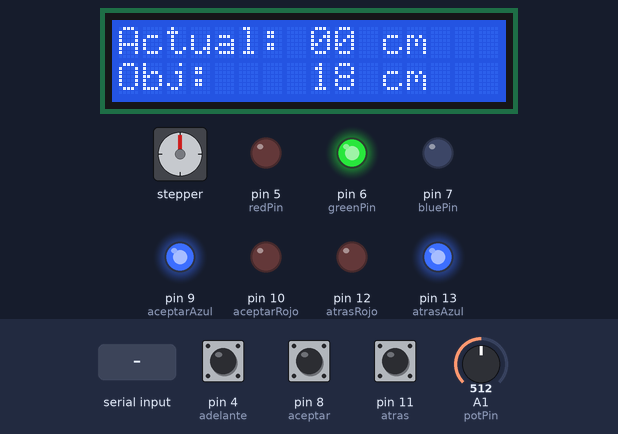
A sketch run on a simulated Arduino Uno, built with avr-gcc and run on an emulated ATmega328P. Parts: stepper motor, 16×2 character LCD, output pins drawn as LEDs (lit = HIGH). Wiring (inferred from the names in the program): stepper motor driver (198 steps per turn assumed): step pin 3; direction pin 2. The test bench sets the inputs (shaded band); at power-on: pin 8 (aceptar) HIGH, pin 4 (adelante) HIGH, pin 11 (atras) HIGH, A1 (potPin) = 512. Pins used as bus, display or sensor lines are not drawn; what the sketch prints to the serial monitor is not drawn.

Above: at 1.6 s.
1.7 s: pin 8 (aceptar) pulled LOW for 1 s
At 2.2 s:
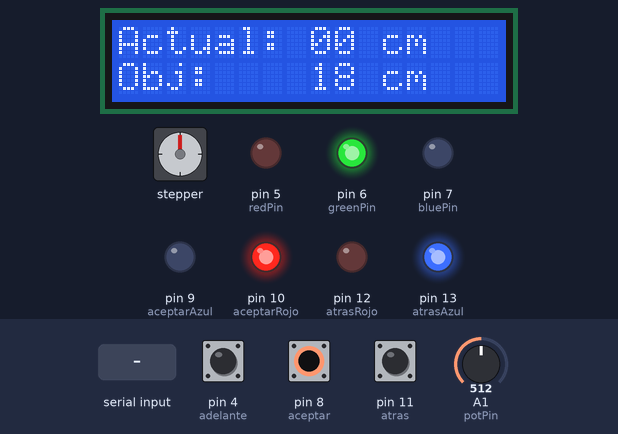
11.1 s: "cambio\n" received over Serial
At 35.3 s:
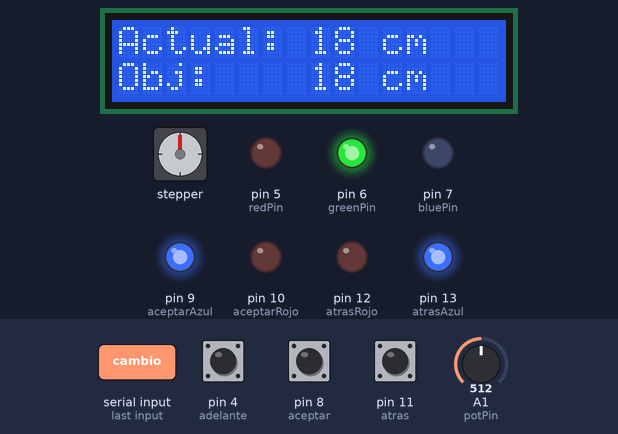
Timing chart, 0 to 36.2 s (numbered marks = the images above; inputs shaded):
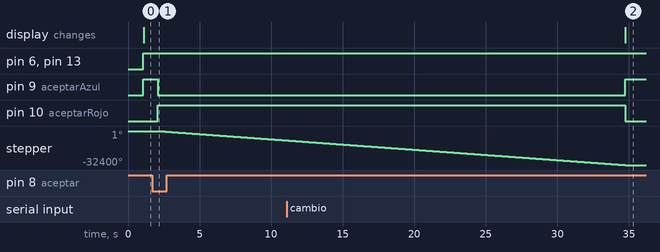

The sketch:

prueba.ino
```cpp
// pines para el motor
#define dirPin 2
#define stepPin 3

// REVOLUCIONES DEL MOTOR 172 = 1CM
#define stepsPerRevolution 198 // Número de pasos por revolución para el motor

// BOTONES ADELANTE
#define adelante 4
// LED RGB
const int redPin = 5;
const int greenPin = 6;
const int bluePin = 7;

// BOTON ACEPTAR
#define aceptar 8
int aceptarAzul = 9;
int aceptarRojo = 10;

// BOTON ATRAS
#define atras 11
int atrasAzul = 13;
int atrasRojo = 12;

// PANTALLA LCD
#include <Wire.h>
#include <LiquidCrystal_I2C.h>

// Inicializamos la pantalla LCD con la dirección 0x27 y tamaño 16x2
LiquidCrystal_I2C lcd(0x27, 16, 2);

// Variables globales para la distancia y el potenciómetro
int distancia = 0;
const int potPin = A1;
int distanciaObjetivo = 0;
int lastDistancia = -1;
int lastDistanciaObjetivo = -1;

// BLUETOOTH VARIABLE RECIBIDA
char received = '\0';
char receivedDigits[4] = {'\0', '\0', '\0', '\0'}; // Almacena los dígitos recibidos
int digitIndex = 0;

void setup() {
  // Inicializamos la pantalla LCD y la comunicación serial
  lcd.init();
  lcd.backlight();
  Serial.begin(9600);

  // Configuramos los pines como entrada o salida según corresponda
  pinMode(stepPin, OUTPUT);
  pinMode(dirPin, OUTPUT);

  // BOTON ACEPTAR
  pinMode(aceptar, INPUT_PULLUP);
  pinMode(aceptarAzul, OUTPUT);
  pinMode(aceptarRojo, OUTPUT);

  //BOTON ADELANTE
  pinMode(adelante, INPUT_PULLUP);
  // Configuración de los pines del LED RGB
  pinMode(redPin, OUTPUT);
  pinMode(greenPin, OUTPUT);
  pinMode(bluePin, OUTPUT);

  // BOTON ATRAS
  pinMode(atras, INPUT_PULLUP);
  pinMode(atrasAzul, OUTPUT); // LED AZUL
  pinMode(atrasRojo, OUTPUT); // LED ROJO
}

void loop() {

  // COMUNICACION CON PYTHON
  char cambio = Serial.read();
  Serial.println(cambio);
  delay(1000);


  // Verificamos si hay datos disponibles en el puerto serial
  if (Serial.available()) {
    received = Serial.read();
    Serial.print("Este es Uno: ");
    Serial.println(received);

    if (isdigit(received)) {
      receivedDigits[digitIndex++] = received; // Almacena el dígito en el array
    } else if (received == ',') {
      // Si se recibe una coma, se interpreta como el final del número
      receivedDigits[digitIndex] = '\0'; // Añade terminador de string
      distanciaObjetivo = atoi(receivedDigits); // Convierte a entero
      digitIndex = 0; // Reinicia el índice para el próximo número
      Serial.print("Distancia Objetivo: ");
      Serial.println(distanciaObjetivo);

      moverMotorABluetooth();
    }

    // Limpiar el buffer de entrada serial
    while (Serial.available() > 0) {
      Serial.read();
    }
  }

  // ENCENDEMOS LOS LEDS(AZUL)
  setColor(0, 255, 0);
  digitalWrite(aceptarAzul, HIGH);
  digitalWrite(atrasAzul, HIGH);

  // Leemos el estado de los botones
  int estado_adelante = digitalRead(adelante);
  int estado_atras = digitalRead(atras);
  int estado_aceptar = digitalRead(aceptar);

  // ADELANTE CON BLUETOOTH
  if (received == 'I') {
    if (distancia < 25){
      digitalWrite(dirPin, LOW);
      distancia += 1;
      setColor(255, 0, 0); // Rojo
      moveMotor();
      received = '\0';
    }
  }
  // VUELVE AL COLOR AZUL
    setColor(0, 255, 0); // Rojo

  // ATRAS CON BLUETOOTH
  if (received == 'D') {
    if (distancia > 0) {
      digitalWrite(dirPin, HIGH);
      distancia -= 1;
      digitalWrite(atrasAzul, LOW); // APAGA LUZ AZUL
      digitalWrite(atrasRojo, HIGH); // ENCIENDE LUZ ROJA
      moveMotor();
      received = '\0';
    } else {
      // lcd.setCursor(0, 0);s
      // lcd.print("Invalido:");
    }
  }

  // Si el botón "adelante" está presionado
  if (estado_adelante == LOW) {
    Serial.println("Boton en pin 11 presionado");
    digitalWrite(dirPin, LOW);
    distancia += 1;
    setColor(255, 0, 0); // Rojo
    moveMotor();
  }
  // VUELVE AL COLOR AZUL
    setColor(0, 255, 0); // Rojo


  // Si el botón "atrás" está presionado
  if (estado_atras == LOW) {
    Serial.println("Boton en pin 12 presionado");
    if (distancia > 0) {
      digitalWrite(dirPin, HIGH);
      distancia -= 1;
      digitalWrite(atrasAzul, LOW); // APAGA LUZ AZUL
      digitalWrite(atrasRojo, HIGH); // ENCIENDE LUZ ROJA
      moveMotor();
    } else {
      // lcd.setCursor(0, 0);
      // lcd.print("Invalido:");
    }
  }
  digitalWrite(atrasRojo, LOW); // APAGAMOS LUZ ROJA
  digitalWrite(atrasAzul, HIGH); // ENCENDEMOS LUZ AZUL


  // Leemos el valor del potenciómetro
  int potValue = analogRead(potPin);

  // Mapeamos el valor del potenciómetro (0-1023) a la distancia (0-35 cm)
  distanciaObjetivo = map(potValue, 100, 900, 0, 35);
  if (distanciaObjetivo < 0) {
  distanciaObjetivo = 0;
  }

  // Si el botón "aceptar" está presionado
  if (estado_aceptar == LOW) {
    Serial.println("Botón aceptar presionado");
    digitalWrite(aceptarRojo, HIGH); // ENCENDEMOS LUZ ROJA
    digitalWrite(aceptarAzul, LOW); // APAGAMOS LUZ AZUL

    while (distancia != distanciaObjetivo) {
      Serial.print("Distancia actual: ");
      Serial.println(distancia);
      Serial.print("Distancia objetivo: ");
      Serial.println(distanciaObjetivo);
      if (distanciaObjetivo > distancia) {
        digitalWrite(dirPin, LOW);
        moveMotor();
        distancia += 1;
      } else {
        digitalWrite(dirPin, HIGH);
        moveMotor();
        distancia -= 1;
      }
      actualizarLCD();
    }

    String resultado = Serial.readStringUntil('\n');
    if (resultado == "cambio") {
      Serial.println("Cambio detectado en la imagen.");
    } else {
      Serial.println("No se detectaron cambios en la imagen.");
    }
  }

  // APAGAMOS ROJO Y ENCENDEMOS AZUL
  digitalWrite(aceptarRojo, LOW);
  digitalWrite(aceptarAzul, HIGH);

  // Actualiza la LCD después de cada cambio de distancia y potenciómetro
  actualizarLCD();
}

// Función para mover el motor un número determinado de pasos
void moveMotor() {
  for (int i = 0; i < 5 * stepsPerRevolution; i++) {
    digitalWrite(stepPin, HIGH);
    delayMicroseconds(900);
    digitalWrite(stepPin, LOW);
    delayMicroseconds(900);
  }
}

// Función para establecer el color del LED RGB
void setColor(int red, int green, int blue) {
  analogWrite(redPin, red);
  analogWrite(greenPin, green);
  analogWrite(bluePin, blue);
}

// Función para actualizar el valor de la distancia en la LCD
void actualizarLCD() {
  if (distancia != lastDistancia || distanciaObjetivo != lastDistanciaObjetivo) {
    char buffer[16];
    lcd.setCursor(0, 0);
    lcd.print("Actual:");
    lcd.setCursor(8, 0);
    sprintf(buffer, "%02d cm", distancia);
    lcd.print(buffer);

    lcd.setCursor(0, 1);
    lcd.print("Obj:");
    lcd.setCursor(8, 1);
    sprintf(buffer, "%02d cm", distanciaObjetivo);
    lcd.print(buffer);

    // Actualiza los últimos valores registrados
    lastDistancia = distancia;
    lastDistanciaObjetivo = distanciaObjetivo;
  }
}

void moverMotorABluetooth() {
  while (distancia != distanciaObjetivo) {
    digitalWrite(aceptarRojo, HIGH); // ENCENDEMOS LUZ ROJA
    digitalWrite(aceptarAzul, LOW); // APAGAMOS LUZ AZUL
    Serial.print("Distancia actual: ");
    Serial.println(distancia);
    Serial.print("Distancia objetivo: ");
    Serial.println(distanciaObjetivo);
    if (distanciaObjetivo > distancia) {
      digitalWrite(dirPin, LOW);
      moveMotor();
      distancia += 1;
    } else {
      digitalWrite(dirPin, HIGH);
      moveMotor();
      distancia -= 1;
    }
    actualizarLCD();
  }
  // APAGAMOS ROJO Y ENCENDEMOS AZUL
  digitalWrite(aceptarRojo, LOW);
  digitalWrite(aceptarAzul, HIGH);
}
```

Measured:
- after the input at 1.7 s, pin 9 (aceptarAzul): HIGH → LOW after 0.39 s; pin 10 (aceptarRojo): LOW → HIGH after 0.39 s; stepper: keeps turning counter-clockwise at about 997°/s, starting after 0.41 s
